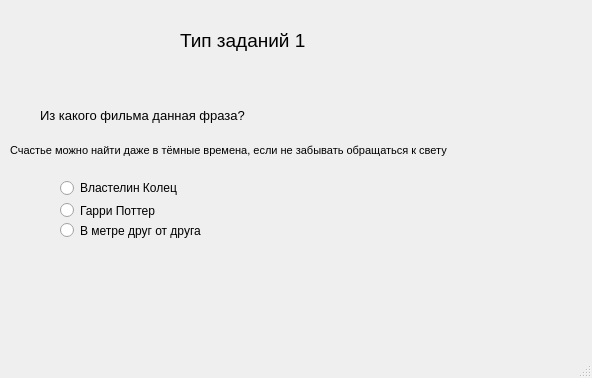
<?xml version="1.0" encoding="UTF-8"?>
<ui version="4.0">
 <class>MainWindow</class>
 <widget class="QMainWindow" name="MainWindow">
  <property name="geometry">
   <rect>
    <x>0</x>
    <y>0</y>
    <width>592</width>
    <height>378</height>
   </rect>
  </property>
  <property name="windowTitle">
   <string>MainWindow</string>
  </property>
  <widget class="QWidget" name="centralwidget">
   <widget class="QLabel" name="label">
    <property name="geometry">
     <rect>
      <x>40</x>
      <y>70</y>
      <width>281</width>
      <height>91</height>
     </rect>
    </property>
    <property name="font">
     <font>
      <pointsize>10</pointsize>
     </font>
    </property>
    <property name="text">
     <string>Из какого фильма данная фраза?</string>
    </property>
   </widget>
   <widget class="QRadioButton" name="radioButton">
    <property name="geometry">
     <rect>
      <x>60</x>
      <y>180</y>
      <width>131</width>
      <height>16</height>
     </rect>
    </property>
    <property name="text">
     <string>Властелин Колец</string>
    </property>
   </widget>
   <widget class="QRadioButton" name="radioButton_2">
    <property name="geometry">
     <rect>
      <x>60</x>
      <y>200</y>
      <width>121</width>
      <height>21</height>
     </rect>
    </property>
    <property name="text">
     <string>Гарри Поттер</string>
    </property>
   </widget>
   <widget class="QRadioButton" name="radioButton_3">
    <property name="geometry">
     <rect>
      <x>60</x>
      <y>220</y>
      <width>161</width>
      <height>21</height>
     </rect>
    </property>
    <property name="text">
     <string>В метре друг от друга</string>
    </property>
   </widget>
   <widget class="QLabel" name="label_2">
    <property name="geometry">
     <rect>
      <x>180</x>
      <y>20</y>
      <width>171</width>
      <height>41</height>
     </rect>
    </property>
    <property name="font">
     <font>
      <pointsize>14</pointsize>
     </font>
    </property>
    <property name="text">
     <string>Тип заданий 1</string>
    </property>
   </widget>
   <widget class="QLabel" name="label_3">
    <property name="geometry">
     <rect>
      <x>10</x>
      <y>120</y>
      <width>541</width>
      <height>61</height>
     </rect>
    </property>
    <property name="font">
     <font>
      <pointsize>8</pointsize>
     </font>
    </property>
    <property name="text">
     <string>Счастье можно найти даже в тёмные времена, если не забывать обращаться к свету</string>
    </property>
   </widget>
  </widget>
  <widget class="QMenuBar" name="menubar">
   <property name="geometry">
    <rect>
     <x>0</x>
     <y>0</y>
     <width>592</width>
     <height>26</height>
    </rect>
   </property>
  </widget>
  <widget class="QStatusBar" name="statusbar"/>
 </widget>
 <resources/>
 <connections/>
</ui>
